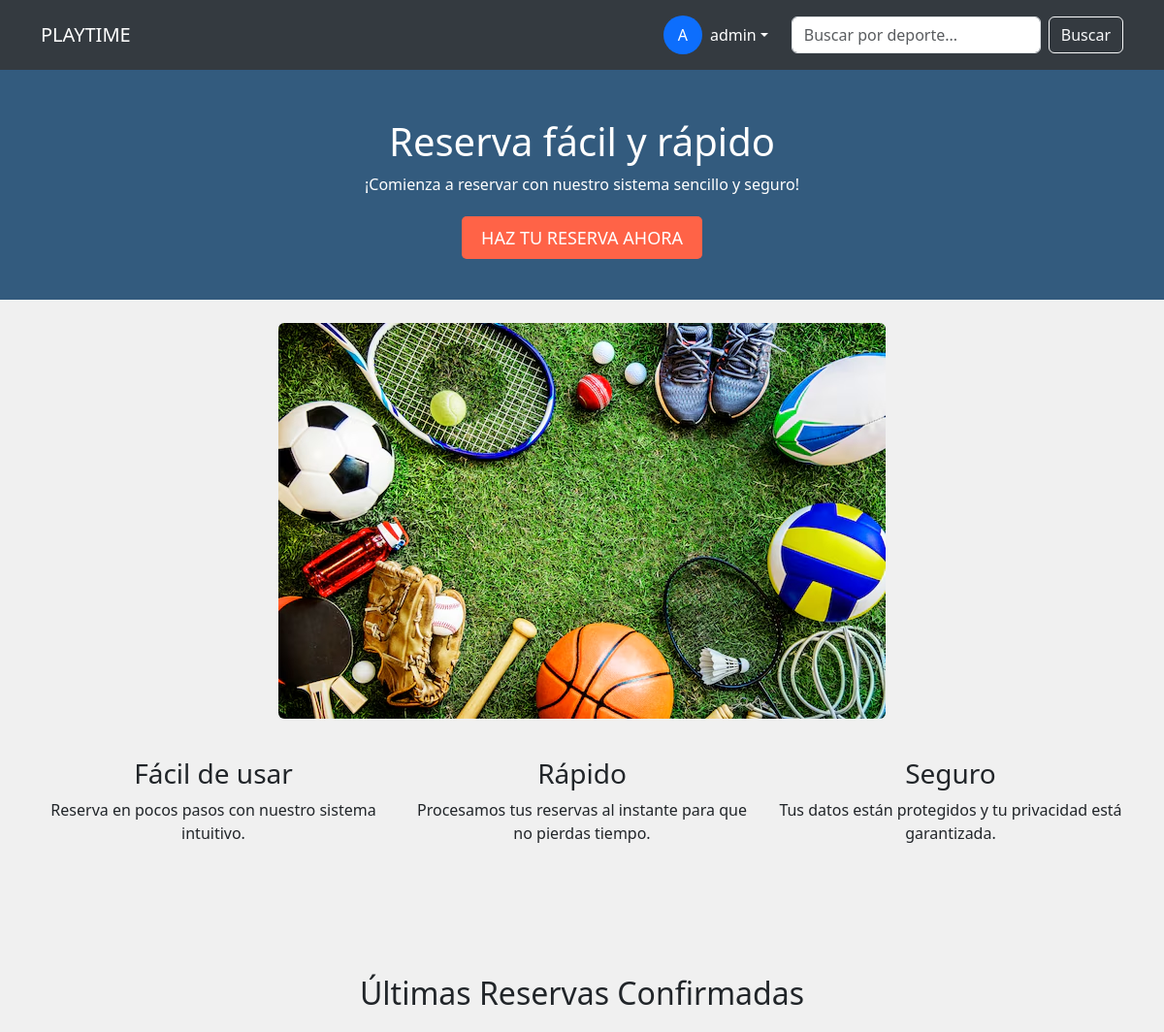
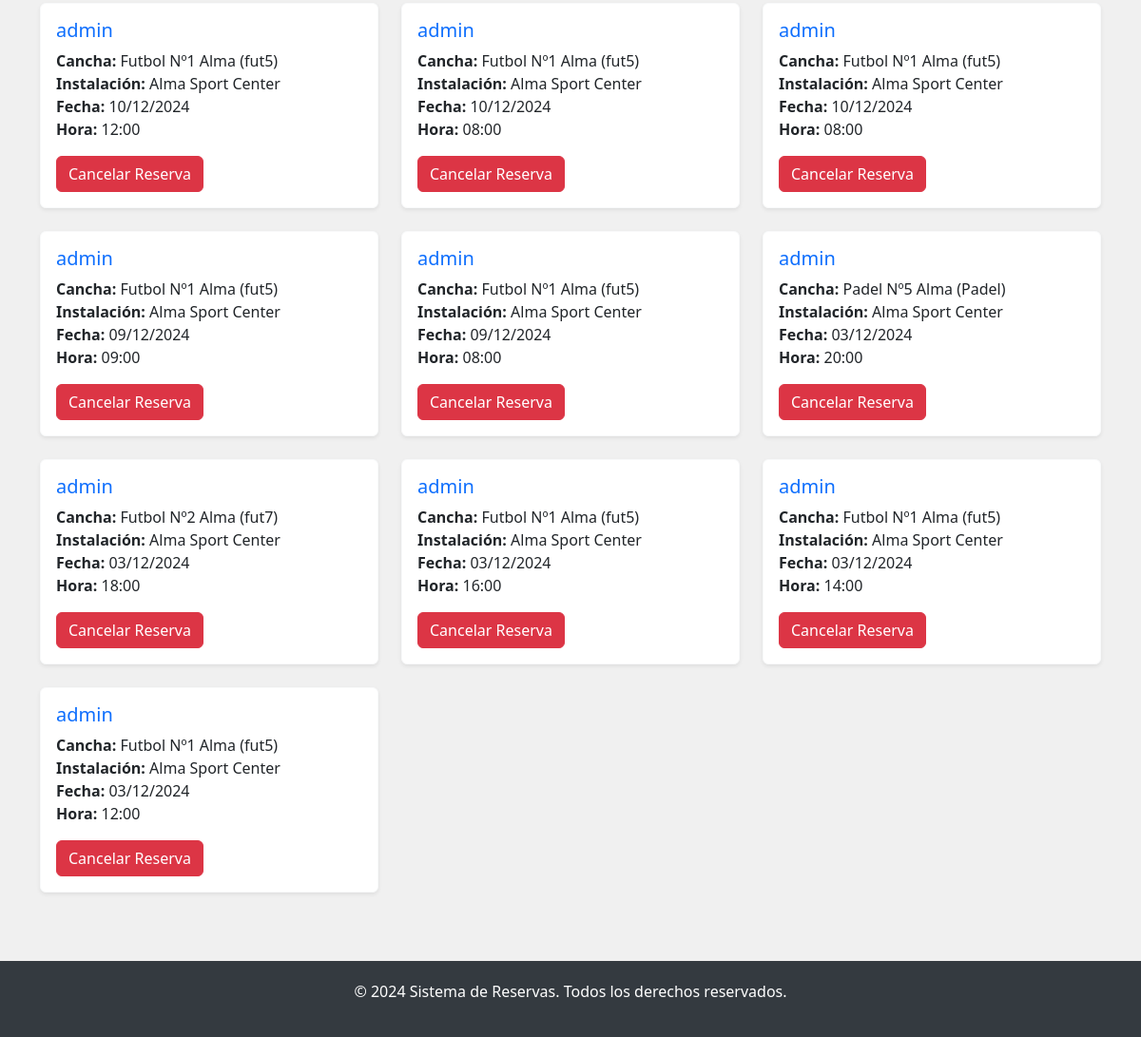
The app's page / (signed in) with its own data (2 pictures, top to bottom).
### Aplicacion1/models.py (models this page shows, shortened)
class Reserva(models.Model):
    cancha = models.ForeignKey(Campo, on_delete=models.CASCADE, related_name='reservas')
    usuario = models.ForeignKey(User, on_delete=models.CASCADE, related_name='reservas')
    fecha_hora_inicio = models.DateTimeField()
    duracion = models.IntegerField(default=1)  # Duración en horas
    precio = models.DecimalField(max_digits=6, decimal_places=2)
    confirmada = models.BooleanField(default=False)  # Agregar campo confirmada
    foto_instalacion = models.ImageField(upload_to="reservas/fotos_instalacion", blank=True, null=True)  # Foto de la instalación
    archivo_reserva = models.FileField(upload_to="reservas/documentos", blank=True, null=True)  # Documento adjunto
    comentario = models.TextField(blank=True)
    class Meta:
        indexes = [
            models.Index(fields=['-fecha_hora_inicio']),  # Índice para ordenar por fecha
        ]

class Campo(models.Model):
    nombre = models.CharField(max_length=50)
    tipo_campo = models.CharField(max_length=50)
    capacidad_jugadores = models.IntegerField()
    disponible = models.BooleanField(default=True)
    instalacion = models.ForeignKey(Instalacion, on_delete=models.CASCADE, related_name='canchas')
    deporte = models.CharField(max_length=50, default='futbol')  # Valor por defecto "futbol"

class Instalacion(models.Model):
    nombre = models.CharField(max_length=100)
    direccion = models.CharField(max_length=255)
    telefono = models.CharField(max_length=15)
    horario_apertura = models.TimeField()
    horario_cierre = models.TimeField()

### Aplicacion1/views.py (the view, shortened to what this page needs)
# urls.py: path("", index, name="index"),  # Ruta para la página principal
def index(request):
    reservas = []
    resultados = None
    buscar_deporte = request.GET.get('buscar_deporte', '').strip()
    if request.user.is_authenticated:
        reservas = Reserva.objects.filter(usuario=request.user).order_by('-fecha_hora_inicio')  # Opcionalmente, ordenarlas
    if buscar_deporte:
        resultados = Campo.objects.filter(deporte__icontains=buscar_deporte)
    return render(request, 'index.html', {
        'reservas': reservas,
        'resultados': resultados,
        'buscar_deporte': buscar_deporte,
    })

### Aplicacion1/templates/index.html (shortened to what this page needs)
<!DOCTYPE html>
<html lang="es">
<head>
   {% load static %}
   <link href="https://cdn.jsdelivr.net/npm/bootstrap@5.3.0-alpha1/dist/css/bootstrap.min.css" rel="stylesheet">
</head>
<body>
   <nav class="navbar navbar-expand-lg navbar-dark">
    <div class="container">
        <a class="navbar-brand" >PLAYTIME</a>
        <div class="collapse navbar-collapse" id="navbarNav">
            <ul class="navbar-nav ms-auto">
                {% if user.is_authenticated %}
                    <li class="nav-item dropdown">
                        <a class="nav-link dropdown-toggle d-flex align-items-center" href="#" id="userDropdown" role="button" data-bs-toggle="dropdown" aria-expanded="false">
                            <div class="avatar bg-primary text-white rounded-circle d-flex align-items-center justify-content-center me-2" style="width: 40px; height: 40px;">
                                {{ user.first_name|default:user.username|first|upper }}
                            </div>
                            {{ user.first_name|default:user.username }}
                        </a>
                    </li>
                {% endif %}
            </ul>
            <form method="GET" action="{% url 'index' %}" class="d-flex ms-3">
                <input class="form-control me-2" type="search" name="buscar_deporte" placeholder="Buscar por deporte..." aria-label="Buscar">
                <button class="btn btn-outline-light" type="submit">Buscar</button>
            </form>
        </div>
    </div>
</nav>
   <section class="hero-section">
       <div class="container">
           <h1>Reserva fácil y rápido</h1>
           <p>¡Comienza a reservar con nuestro sistema sencillo y seguro!</p>
           {% if user.is_authenticated %}
           <div class="button-container text-center">
               <a href="{% url 'lista_instalaciones' %}" class="btn-hola">Haz tu reserva ahora</a>
           </div>
           {% endif %}
       </div>
   </section>
   <section class="image-section text-center">
       <div class="container mt-4">
           <img src="{% static 'Aplicacion1/images/fondo.jpg' %}" alt="Imagen de fondo" class="img-fluid rounded">
       </div>
   </section>
   <section class="features-section">
       <div class="container text-center">
           <div class="row">
               <div class="col-md-4 feature">
                   <h3>Fácil de usar</h3>
                   <p>Reserva en pocos pasos con nuestro sistema intuitivo.</p>
               </div>
               <div class="col-md-4 feature">
                   <h3>Rápido</h3>
                   <p>Procesamos tus reservas al instante para que no pierdas tiempo.</p>
               </div>
               <div class="col-md-4 feature">
                   <h3>Seguro</h3>
                   <p>Tus datos están protegidos y tu privacidad está garantizada.</p>
               </div>
           </div>
       </div>
   </section>
   <div class="reservas py-5">
       <div class="container">
           <h2 class="text-center mb-4">Últimas Reservas Confirmadas</h2>
           <div class="row">
               {% for reserva in reservas %}
                   <div class="col-md-4 mb-4">
                       <div class="card shadow-sm border-light">
                           <div class="card-body">
                               <h5 class="card-title text-primary">{{ reserva.usuario.username }}</h5>
                               <p class="card-text">
                                   <strong>Cancha:</strong> {{ reserva.cancha.nombre }} <br>
                                   <strong>Instalación:</strong> {{ reserva.cancha.instalacion.nombre }} <br>
                                   <strong>Fecha:</strong> {{ reserva.fecha_hora_inicio|date:"d/m/Y" }} <br>
                                   <strong>Hora:</strong> {{ reserva.fecha_hora_inicio|time:"H:i" }}
                               </p>
                               <form method="POST" action="{% url 'index' %}">
                                   <button type="submit" name="cancelar_reserva" class="btn btn-danger">Cancelar Reserva</button>
                               </form>
                           </div>
                       </div>
                   </div>
               {% empty %}
                   <div class="col-12">
                       <div class="alert alert-info text-center" role="alert">
                           No tienes reservas recientes.
                       </div>
                   </div>
               {% endfor %}
           </div>
       </div>
   </div>
   <footer class="footer">
       <p>&copy; 2024 Sistema de Reservas. Todos los derechos reservados.</p>
   </footer>
</body>
</html>

### Aplicacion1/templates/index.html (style rules this page uses)
body { background-color: #f0f0f0; }
.navbar { background-color: #343a40; }
.navbar-brand, .nav-link { color: white !important; }
.hero-section { padding: 50px 0; background-color: #335b7e; color: white; text-align: center; position: relative; }
.features-section { padding: 40px 0; }
.feature { margin-bottom: 30px; }
.footer { background-color: #343a40; color: white; padding: 20px; text-align: center; }
.button-container { margin-top: 30px; }
.btn-hola { background-color: #FF6347; color: white; padding: 10px 20px; font-size: 18px; border-radius: 5px; text-transform: uppercase; text-decoration: none; transition: all 0.3s ease; }

### records on screen
Reserva: usuario.username "admin", cancha.nombre "Futbol Nº1 Alma (fut5)", cancha.instalacion.nombre "Alma Sport Center", fecha_hora_inicio "10/12/2024", fecha_hora_inicio "12:00"
Reserva: usuario.username "admin", cancha.nombre "Futbol Nº1 Alma (fut5)", cancha.instalacion.nombre "Alma Sport Center", fecha_hora_inicio "10/12/2024", fecha_hora_inicio "08:00"
Reserva: usuario.username "admin", cancha.nombre "Futbol Nº1 Alma (fut5)", cancha.instalacion.nombre "Alma Sport Center", fecha_hora_inicio "10/12/2024", fecha_hora_inicio "08:00"
Reserva: usuario.username "admin", cancha.nombre "Futbol Nº1 Alma (fut5)", cancha.instalacion.nombre "Alma Sport Center", fecha_hora_inicio "09/12/2024", fecha_hora_inicio "09:00"
Reserva: usuario.username "admin", cancha.nombre "Futbol Nº1 Alma (fut5)", cancha.instalacion.nombre "Alma Sport Center", fecha_hora_inicio "09/12/2024", fecha_hora_inicio "08:00"
Reserva: usuario.username "admin", cancha.nombre "Padel Nº5 Alma (Padel)", cancha.instalacion.nombre "Alma Sport Center", fecha_hora_inicio "03/12/2024", fecha_hora_inicio "20:00"
Reserva: usuario.username "admin", cancha.nombre "Futbol Nº2 Alma (fut7)", cancha.instalacion.nombre "Alma Sport Center", fecha_hora_inicio "03/12/2024", fecha_hora_inicio "18:00"
Reserva: usuario.username "admin", cancha.nombre "Futbol Nº1 Alma (fut5)", cancha.instalacion.nombre "Alma Sport Center", fecha_hora_inicio "03/12/2024", fecha_hora_inicio "16:00"
Reserva: usuario.username "admin", cancha.nombre "Futbol Nº1 Alma (fut5)", cancha.instalacion.nombre "Alma Sport Center", fecha_hora_inicio "03/12/2024", fecha_hora_inicio "14:00"
Reserva: usuario.username "admin", cancha.nombre "Futbol Nº1 Alma (fut5)", cancha.instalacion.nombre "Alma Sport Center", fecha_hora_inicio "03/12/2024", fecha_hora_inicio "12:00"

### other values on screen
{{ user.first_name|default:user.username|first|upper }} "A"
{{ user.first_name|default:user.username }} "admin"
